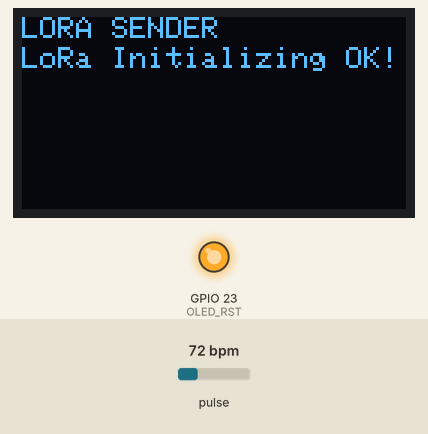
This sketch was run on a simulated ESP32. On the bench: 128×64 one-colour display, output pins drawn as LEDs (lit = HIGH). The test bench sets the inputs (shaded band); at power-on: pulse 72 bpm. No radio packets arrive unless stated; what the sketch prints to the serial monitor is not drawn.

Above: at 0.2 s.
At 2.3 s:
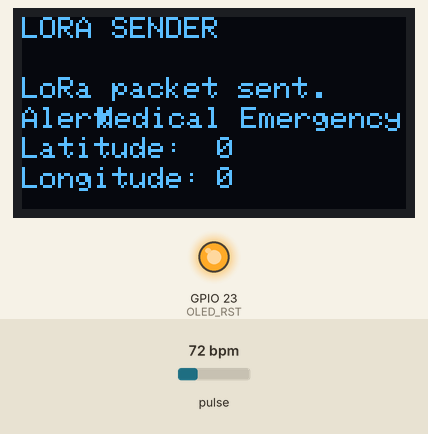

Measured:
- what the display in image 0 shows lasts 2.1 s, from 0.1 s to 2.2 s

The sketch:

Sender.ino
```cpp
//LoRa Sender developed and edited by Apurva Ajay Mokal, DCU
//Libraries for LoRa
#include <SPI.h>
#include <LoRa.h>

//GPS Libraries
#include <TinyGPSPlus.h>
#include <TinyGPS++.h>


#include <ArduinoJson.h>
//#include <RadioLib.h>
//#include "boards.h"
#define   ERR_NONE   0

//Libraries for OLED Display
#include <Wire.h>
#include <Adafruit_GFX.h>
#include <Adafruit_SSD1306.h>
//#include <U8x8lib.h>

//Libraries for Sensor
#include "MAX30105.h"
#include "heartRate.h"

MAX30105 particleSensor;

const byte RATE_SIZE = 4; //Increase this for more averaging. 4 is good.
byte rates[RATE_SIZE]; //Array of heart rates
byte rateSpot = 0;
long lastBeat = 0; //Time at which the last beat occurred

float beatsPerMinute;
int beatAvg;

//define the pins used by the LoRa transceiver module
#define SCK 5
#define MISO 19
#define MOSI 27
#define SS 18
#define RST 14
#define DIO0 26

//433E6 for Asia
//866E6 for Europe
//915E6 for North America
#define BAND 866E6

//OLED pins
#define OLED_SDA 21
#define OLED_SCL 22
#define OLED_RST 23
#define SCREEN_WIDTH 128 // OLED display width, in pixels
#define SCREEN_HEIGHT 64 // OLED display height, in pixels

// A sample NMEA stream.
const char *gpsStream =
  "$GPRMC,045103.000,A,3014.1984,N,09749.2872,W,0.67,161.46,030913,,,A*7C\r\n"
  "$GPGGA,045104.000,3014.1985,N,09749.2873,W,1,09,1.2,211.6,M,-22.5,M,,0000*62\r\n"
  "$GPRMC,045200.000,A,3014.3820,N,09748.9514,W,36.88,65.02,030913,,,A*77\r\n"
  "$GPGGA,045201.000,3014.3864,N,09748.9411,W,1,10,1.2,200.8,M,-22.5,M,,0000*6C\r\n"
  "$GPRMC,045251.000,A,3014.4275,N,09749.0626,W,0.51,217.94,030913,,,A*7D\r\n"
  "$GPGGA,045252.000,3014.4273,N,09749.0628,W,1,09,1.3,206.9,M,-22.5,M,,0000*6F\r\n";

// The TinyGPSPlus object
TinyGPSPlus gps;
//JSONVar data;


//packet counter
int counter = 0;

Adafruit_SSD1306 display(SCREEN_WIDTH, SCREEN_HEIGHT, &Wire, OLED_RST);

void setup() {
  //initialize Serial Monitor
  Serial.begin(115200);

  //reset OLED display via software
  pinMode(OLED_RST, OUTPUT);
  digitalWrite(OLED_RST, LOW);
  delay(20);
  digitalWrite(OLED_RST, HIGH);

  //initialize OLED
  Wire.begin(OLED_SDA, OLED_SCL);
  if(!display.begin(SSD1306_SWITCHCAPVCC, 0x3c, false, false)) { // Address 0x3C for 128x32
    Serial.println(F("SSD1306 allocation failed"));
    for(;;); // Don't proceed, loop forever


    // Initialize sensor
  if (!particleSensor.begin(Wire,0x57 ,I2C_SPEED_FAST)) {
    Serial.println("MAX30102 was not found. Please check wiring/power. ");
    while (1);
  }
  Serial.println("Place your index finger on the sensor with steady pressure.");

  particleSensor.setup(); //Configure sensor with default settings
  particleSensor.setPulseAmplitudeRed(0x0A); //Turn Red LED to low to indicate sensor is running
  particleSensor.setPulseAmplitudeGreen(0); //Turn off Green LED
  }

  display.clearDisplay();
  display.setTextColor(WHITE);
  display.setTextSize(1);
  display.setCursor(0,0);
  display.print("LORA SENDER ");
  display.display();

  Serial.println("LoRa Sender Test");

  //SPI LoRa pins
  SPI.begin(SCK, MISO, MOSI, SS);
  //setup LoRa transceiver module
  LoRa.setPins(SS, RST, DIO0);

  if (!LoRa.begin(BAND)) {
    Serial.println("Starting LoRa failed!");
    while (1);
  }
  Serial.println("LoRa Initializing OK!");
  display.setCursor(0,10);
  display.print("LoRa Initializing OK!");
  display.display();
  delay(2000);
}

void loop() {

  Serial.print("Sending packet: ");
  Serial.println(counter);

  gps.encode(*gpsStream);
 int flag=1;
flag=checkEmergency();

  // Generate the minified JSON and send it to the Serial port.
  DynamicJsonDocument doc(200);
  doc["lat"] = 53.3866166;
  doc["lng"] = -6.2549383;
  doc["msg"] = "Medical Emergency";

  String data_json;
  serializeJson(doc, data_json);
  Serial.println(data_json);

 doc["lat"] = gps.location.lat();
 doc["lng"] = gps.location.lng();


  //Send LoRa packet to receiver
  LoRa.beginPacket();
  LoRa.print(data_json);
//  LoRa.print(b);
  LoRa.endPacket();
    if(flag==1)
    {
  String lat = doc["lat"];
  String lng = doc["lng"];
  String msg = doc["msg"];

  display.clearDisplay();
  display.setCursor(0,0);
  display.println("LORA SENDER");
  display.setCursor(0,20);
  display.setTextSize(1);
  display.print("LoRa packet sent.");
  display.setCursor(0,30);
  display.print("Alert:");
  display.setCursor(25,30);
  display.print(msg);
  display.setCursor(0,40);
  display.print("Latitude:");
  display.setCursor(65,40);
  display.print(lat);
  display.setCursor(0,50);
  display.print("Longitude:");
  display.setCursor(65,50);
  display.print(lng);
  display.display();

  counter++;

  delay(10000);
    }

}

//Method to calculate HR and detect emergency
int checkEmergency()
{

long irValue = particleSensor.getIR();

  if (checkForBeat(irValue) == true) {
    //We sensed a beat!
    long delta = millis() - lastBeat;
    lastBeat = millis();

    beatsPerMinute = 60 / (delta / 1000.0);

    if (beatsPerMinute < 255 && beatsPerMinute > 20) {
      rates[rateSpot++] = (byte)beatsPerMinute; //Store this reading in the array
      rateSpot %= RATE_SIZE; //Wrap variable

      //Take average of readings
      beatAvg = 0;
      for (byte x = 0 ; x < RATE_SIZE ; x++)
        beatAvg += rates[x];
      beatAvg /= RATE_SIZE;
    }
  }

  Serial.print("IR=");
  Serial.print(irValue);
  Serial.print(", BPM=");
  Serial.print(beatsPerMinute);
  Serial.print(", Avg BPM=");
  Serial.print(beatAvg);

  if (irValue < 50000)
    Serial.print(" No finger?");

  if(beatsPerMinute<30 && beatsPerMinute>150)
  {
   Serial.print(" Alert: Medical Emergency");

    Serial.println();
    return 1;
  }

 return 1;
}
```
